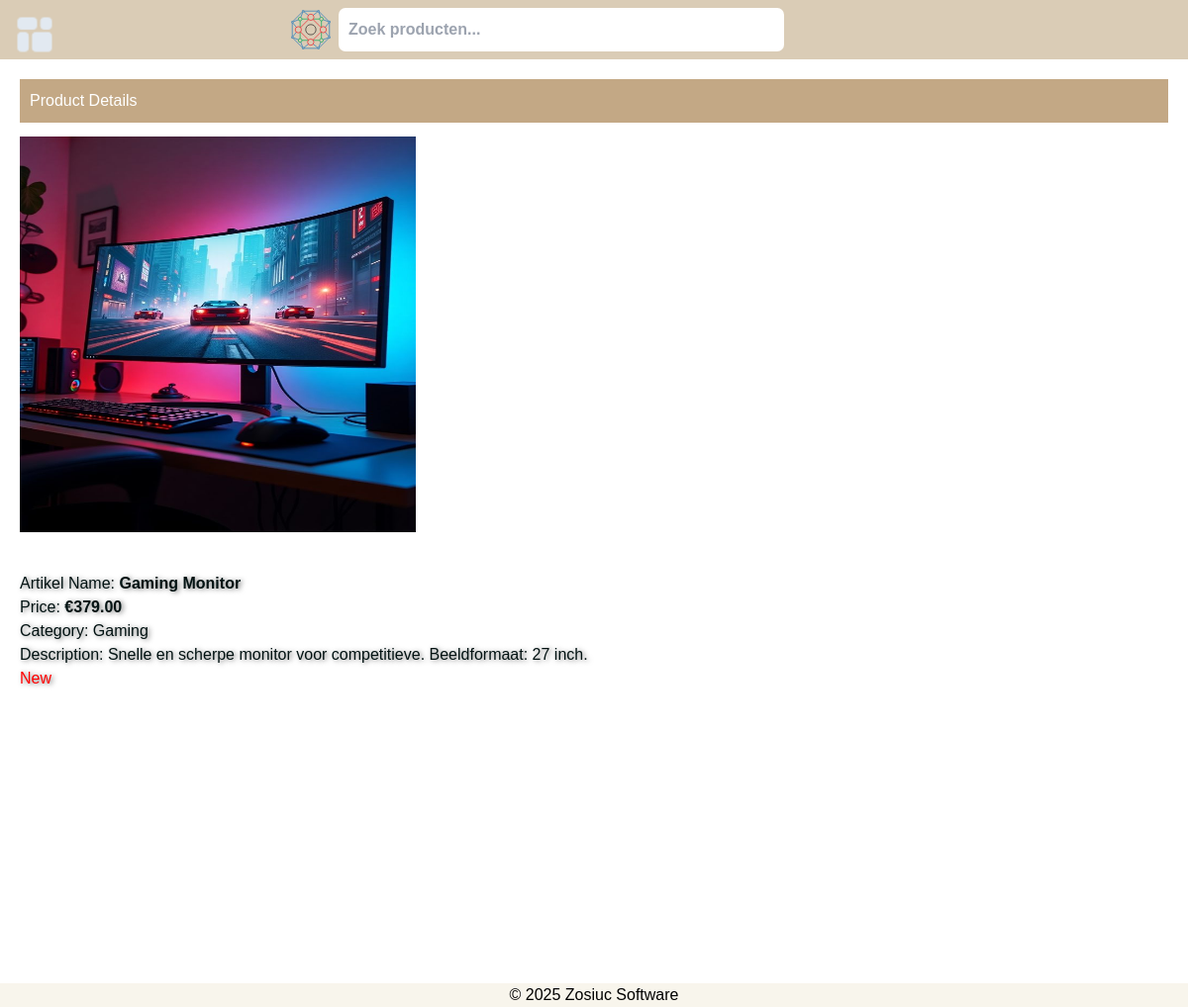
The page /products/product_details/21/ on the database its author committed.
### store/models.py (models this page shows, shortened)
class Product(models.Model):
    category = models.ForeignKey(Category, on_delete=models.CASCADE)
    name = models.CharField(max_length=100)
    description = models.TextField(blank=True)
    price = models.DecimalField(max_digits=10, decimal_places=2)
    image = models.ImageField(upload_to='products/', blank=True, null=True)
    created_at = models.DateTimeField(auto_now_add=True)
    updated_at = models.DateTimeField(auto_now=True)
    new = models.BooleanField(default=False)

class Category(models.Model):
    name = models.CharField(max_length=30)
    image = models.ImageField(upload_to='categories/', blank=True, null=True)

### store/views.py (the view)
# urls.py: path('products/product_details/<int:product_id>/', views.product_detail, name='product_detail'),
def product_detail(request, product_id):
    product = get_object_or_404(Product, pk=product_id)
    return render(request, 'store/product_detail.html', {'product': product})

### store/templates/store/product_detail.html (shortened to what this page needs)
{% extends "base.html" %}
{% load static %}
{% block article %}
<nav class="second_header">
    <h1>Product Details</h1>
</nav>
<section class="product_details ">
    {% if product %}
    <img src="{{product.image.url}}" alt="{{product.name}}">
    <ul class="details">
        <li>Artikel Name: <strong> {{product.name}}</strong></li>
        <li>Price: <strong> €{{product.price}}</strong></li>
        <li>Category: {{product.category.name}}</li>
        <li>Description: {{product.description}}</li>
        {% if product.new %}
        <li class="new">New</li>
        {% endif %}
    </ul>
    {% endif %}
</section>
{% endblock article %}

### rows shown on the page
Product: image (picture), name "Gaming Monitor", price "379.00", category.name "Gaming", description "Snelle en scherpe monitor voor competitieve. Beeldformaat: 27 inch."
